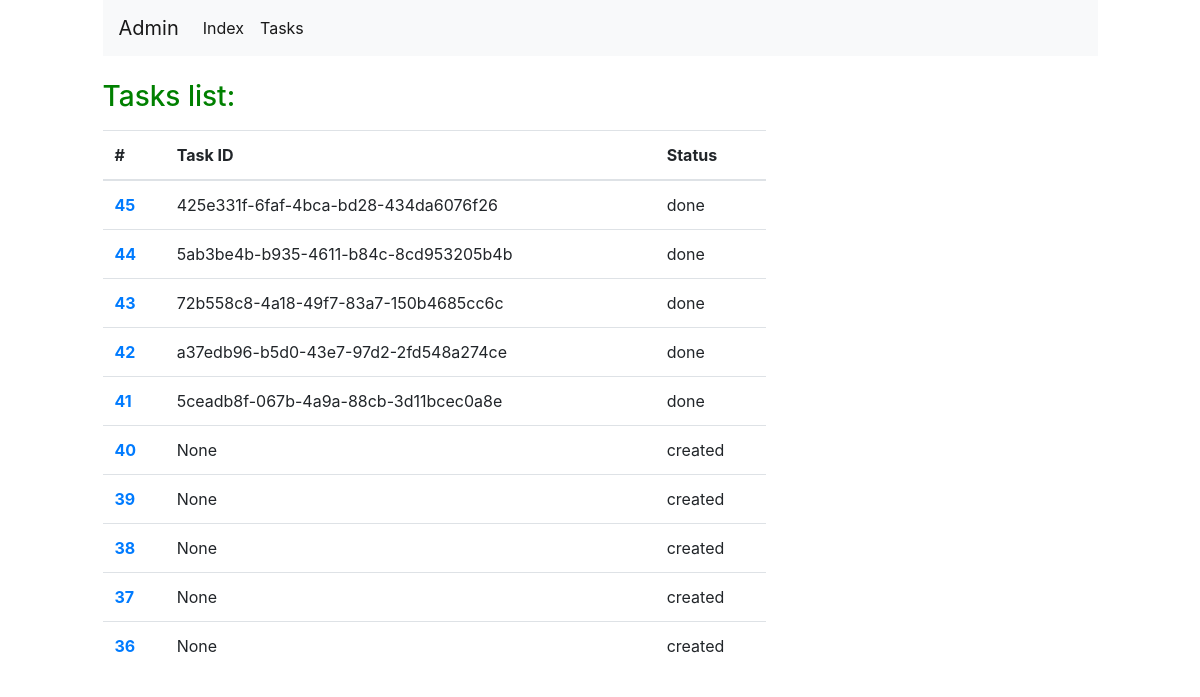
/tasks/, run on an earlier commit of the app's database.
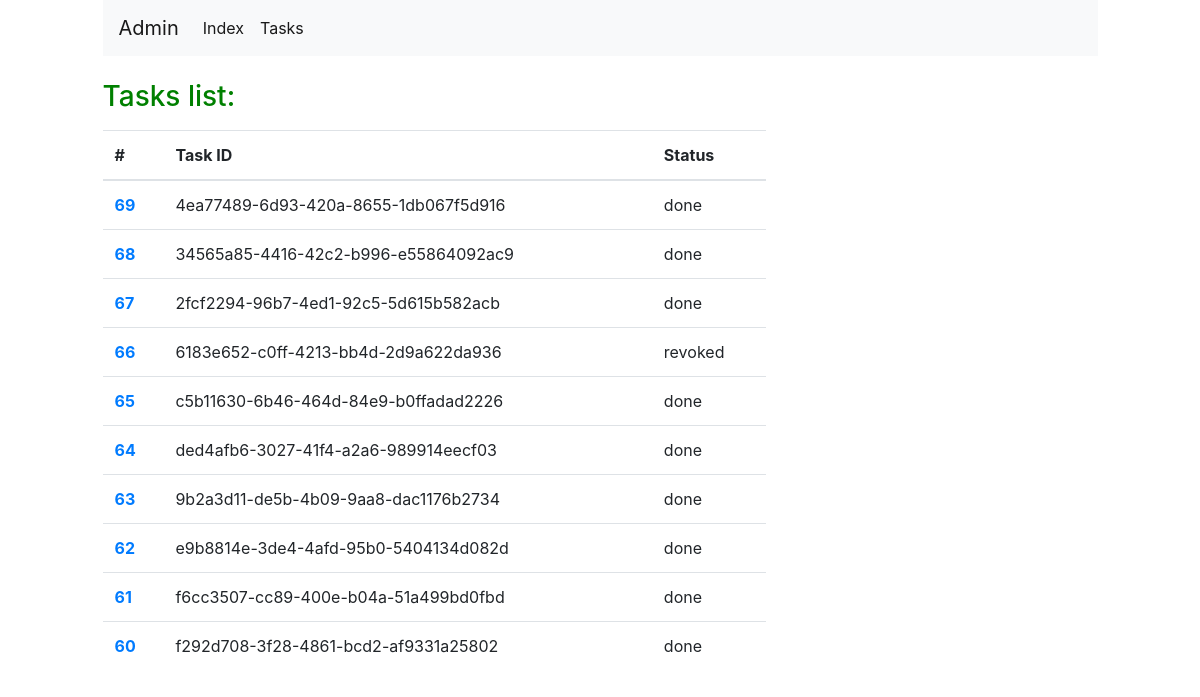
And on a later commit of the database.
### ping/models.py (models this page shows, shortened)
class Task(models.Model):
    states = (
        (1, "created"),
        (2, "running"),
        (3, "done"),
        (4, "revoked"),
    )
    celery_task_id = models.CharField(max_length=255, blank=True, null=True)
    status = models.IntegerField(choices=states, default=1)
    hosts = models.ManyToManyField(HostStatus)
    class Meta:
        ordering = ('-id',)
    def get_state_display(self):
        return self.states[self.status - 1][1]

### ping/views.py (the view)
# urls.py: path('tasks/', tasks_list, name='tasks_list'),
def tasks_list(request):
    tasks = Task.objects.all()[:10]
    return render(request, 'tasks.html', {'tasks': tasks})

### templates/tasks.html (shortened to what this page needs)
{% load static %}
<!DOCTYPE html>
<html lang="en">
<head>
    <link rel="stylesheet" href="{% static 'bootstrap.min.css' %}">
    <link rel="stylesheet" href="{% static 'styles.css' %}">
</head>
<body>
    <div class="continer">
        <div class="row">
            <div class="col-10 mx-auto">
                <div class="mb-3">
                {% include "navbar.html" %}
                </div>
            </div>
        </div>
        <div class="row">
            <div class="col-10 mx-auto mt-2">
                <h3 class="mb-3">Tasks list:</h3>
                <table class="table col-8">
                    <thead>
                      <tr>
                        <th scope="col">#</th>
                        <th scope="col">Task ID</th>
                        <th scope="col">Status</th>
                      </tr>
                    </thead>
                    <tbody>
                        {% for task in tasks %}
                          <tr>
                            <th scope="row"><a href="{% url 'ping_task_run' task.id %}">{{ task.pk }}</a></th>
                              <td>{{ task.celery_task_id }}</td>
                              <td>{{ task.get_state_display }}</td>
                          </tr>
                        {% endfor %}
                    </tbody>
                  </table>
            </div>
        </div>
    </div>
</body>
</html>

What changed in the data, as far as the page shows it:
no longer on this page (row unchanged): Task: pk "45", celery_task_id "425e331f-6faf-4bca-bd28-434da6076f26", state "done"
no longer on this page (row unchanged): Task: pk "44", celery_task_id "5ab3be4b-b935-4611-b84c-8cd953205b4b", state "done"
no longer on this page (row unchanged): Task: pk "43", celery_task_id "72b558c8-4a18-49f7-83a7-150b4685cc6c", state "done"
no longer on this page (row unchanged): Task: pk "42", celery_task_id "a37edb96-b5d0-43e7-97d2-2fd548a274ce", state "done"
no longer on this page (row unchanged): Task: pk "41", celery_task_id "5ceadb8f-067b-4a9a-88cb-3d11bcec0a8e", state "done"
no longer on this page (row edited): Task: pk "40", celery_task_id "None", state "created"
no longer on this page (row unchanged): Task: pk "39", celery_task_id "None", state "created"
no longer on this page (row unchanged): Task: pk "38", celery_task_id "None", state "created"
no longer on this page (row unchanged): Task: pk "37", celery_task_id "None", state "created"
no longer on this page (row unchanged): Task: pk "36", celery_task_id "None", state "created"
added Task: pk "69", celery_task_id "4ea77489-6d93-420a-8655-1db067f5d916", state "done"
added Task: pk "68", celery_task_id "34565a85-4416-42c2-b996-e55864092ac9", state "done"
added Task: pk "67", celery_task_id "2fcf2294-96b7-4ed1-92c5-5d615b582acb", state "done"
added Task: pk "66", celery_task_id "6183e652-c0ff-4213-bb4d-2d9a622da936", state "revoked"
added Task: pk "65", celery_task_id "c5b11630-6b46-464d-84e9-b0ffadad2226", state "done"
added Task: pk "64", celery_task_id "ded4afb6-3027-41f4-a2a6-989914eecf03", state "done"
added Task: pk "63", celery_task_id "9b2a3d11-de5b-4b09-9aa8-dac1176b2734", state "done"
added Task: pk "62", celery_task_id "e9b8814e-3de4-4afd-95b0-5404134d082d", state "done"
added Task: pk "61", celery_task_id "f6cc3507-cc89-400e-b04a-51a499bd0fbd", state "done"
added Task: pk "60", celery_task_id "f292d708-3f28-4861-bcd2-af9331a25802", state "done"
